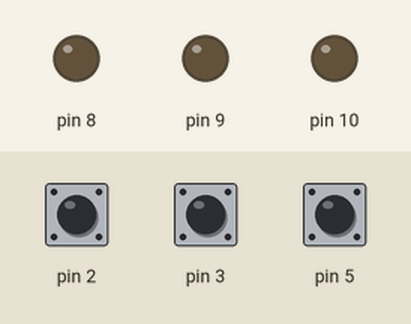
Simulated run of this sketch. Board: Arduino Uno, built with avr-gcc and run on an emulated ATmega328P. Parts: output pins drawn as LEDs (lit = HIGH). Inputs (shaded band) come from the test bench; at power-on: pin 2 HIGH, pin 3 HIGH, pin 5 HIGH.

Above: at 1.2 s.
1.3 s: pin 2 pulled LOW for 0.15 s
At 1.37 s:
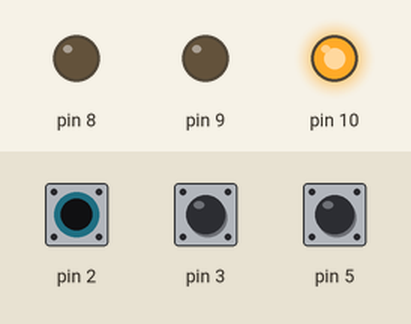
2.9 s: pin 3 pulled LOW for 0.15 s
At 2.97 s:
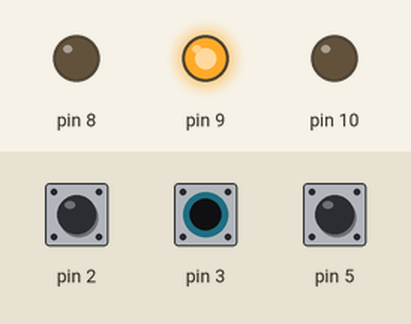
4.5 s: pin 5 pulled LOW for 0.15 s
At 4.57 s:
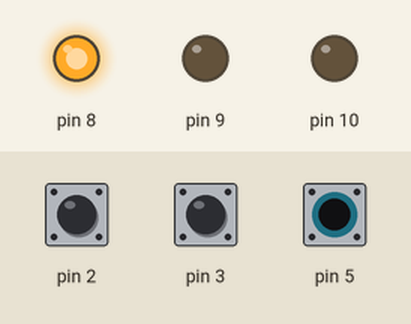
6.1 s: pin 5 pulled LOW for 3.2 s
At 9.9 s:
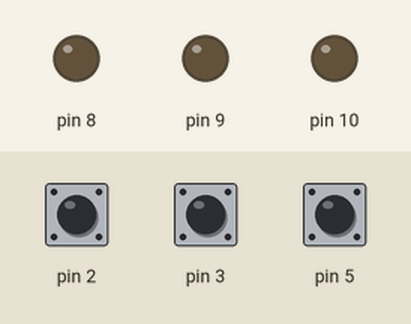
10.8 s: pin 2 pulled LOW for 3.2 s
At 11.1 s:
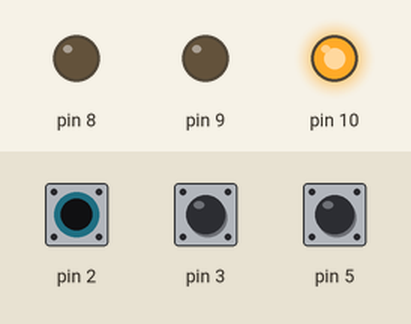
15.5 s: pin 2 driven LOW and pin 3 driven LOW
At 15.9 s:
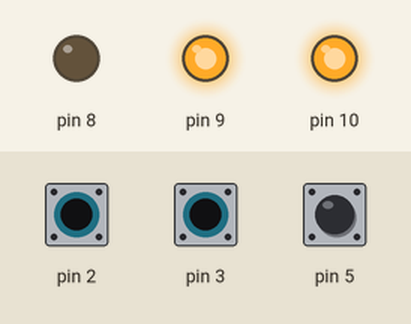
Timing chart, 0 to 18.0 s (numbered marks = the images above; inputs shaded):
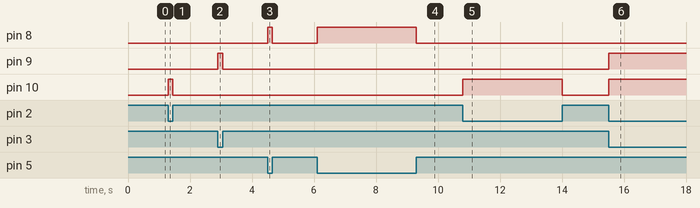

Measured:
- after the input at 1.3 s, pin 10: LOW → HIGH at once, → LOW 0.15 s later
- after the input at 2.9 s, pin 9: LOW → HIGH at once, → LOW 0.15 s later
- after the input at 4.5 s, pin 8: LOW → HIGH at once, → LOW 0.15 s later
- after the input at 6.1 s, pin 8: LOW → HIGH at once, → LOW 3.2 s later
- after the input at 10.8 s, pin 10: LOW → HIGH at once, → LOW 3.2 s later
- after the input at 15.5 s, pin 9, pin 10: LOW → HIGH at once

The sketch:

sketch_dec18a.ino
```cpp
//ЛР 6. Задание 1.
void setup() {
  // put your setup code here, to run once:
  pinMode (8, OUTPUT);
  pinMode (9, OUTPUT);
  pinMode (10, OUTPUT);

  pinMode (2, INPUT_PULLUP);
  pinMode (3, INPUT_PULLUP);
  pinMode (5, INPUT_PULLUP);

}

void loop() {
  // put your main code here, to run repeatedly:
  if (digitalRead(2) == 0)
    digitalWrite(10,HIGH);
  else
     digitalWrite(10,LOW);

      if (digitalRead(3) == 0)
    digitalWrite(9,HIGH);
  else
     digitalWrite(9,LOW);
     if (digitalRead(5) == 0)
    digitalWrite(8,HIGH);
  else
     digitalWrite(8,LOW);
}
```
